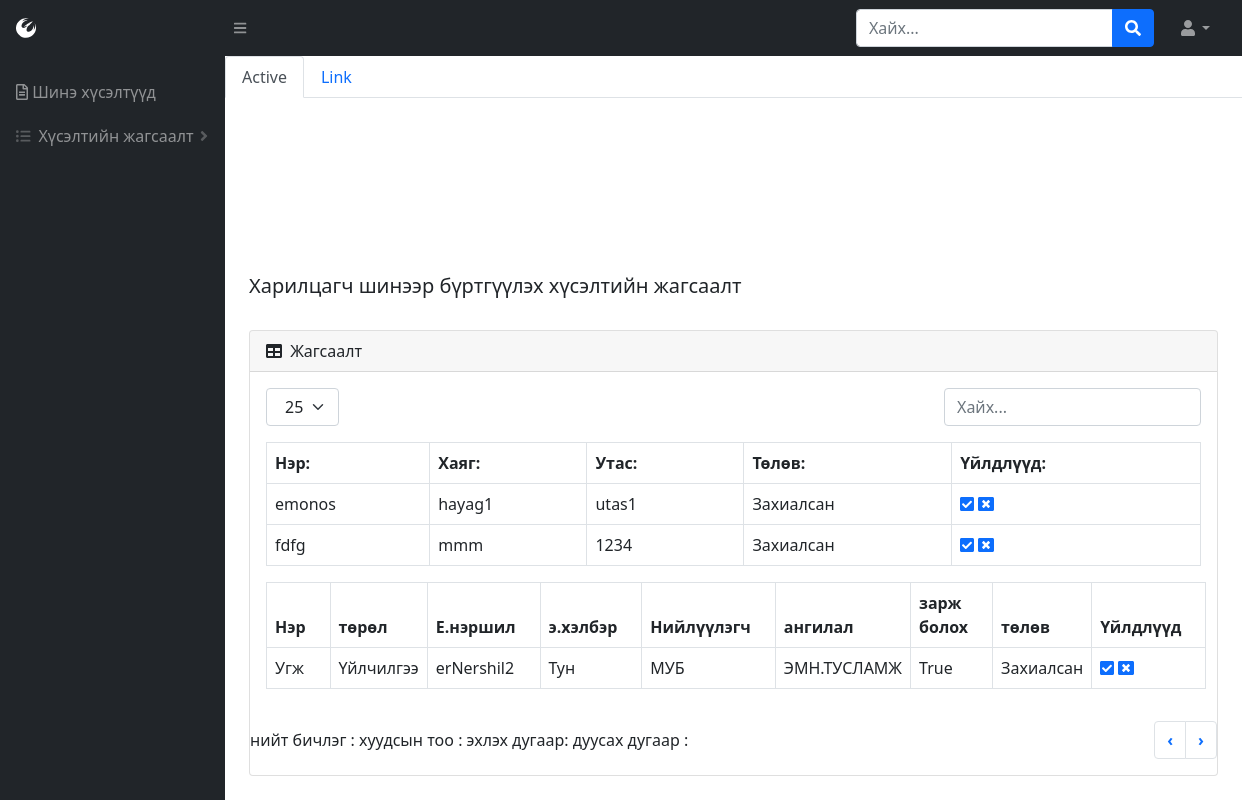
The app's page /reqCom-list (signed in), older data.
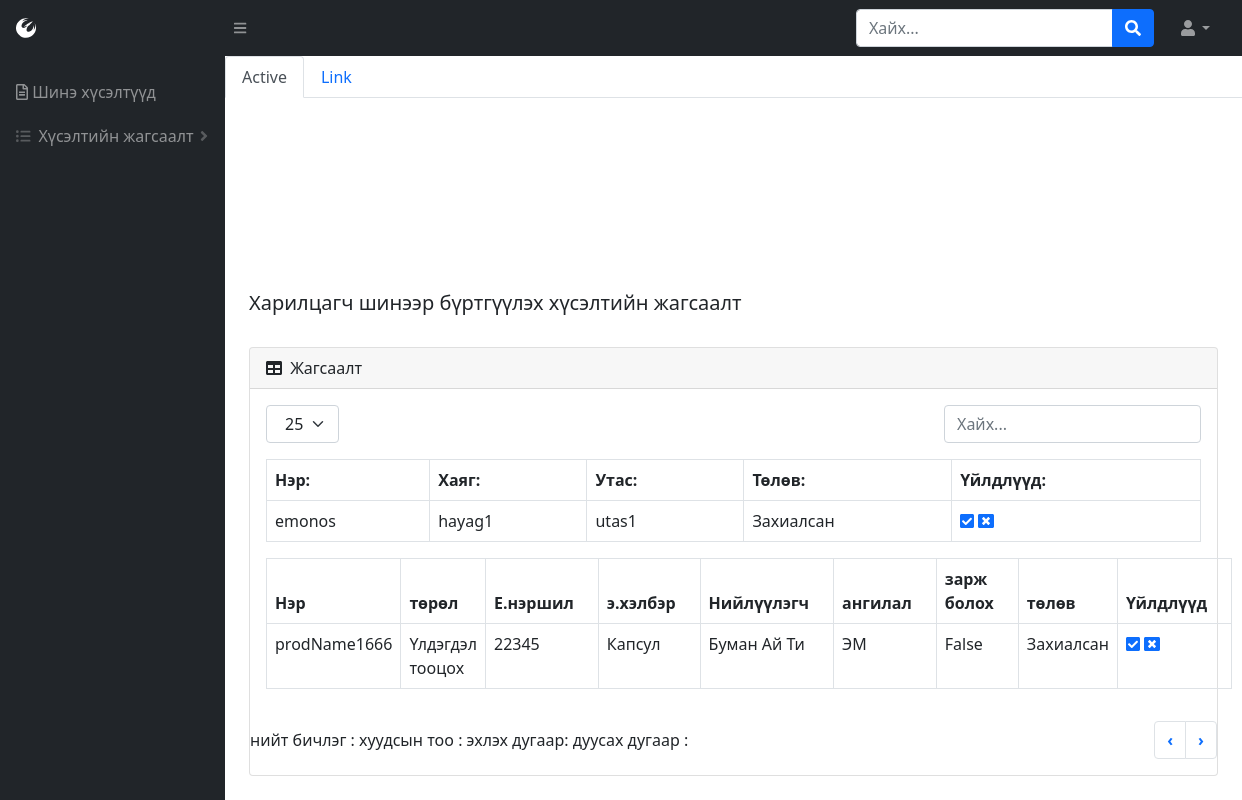
The same page, newer data.
### BMweb/models.py (models this page shows, shortened)
class Company(models.Model):
    comName = models.CharField(max_length=300, verbose_name=_("Компаний нэр"))
    hayag = models.CharField(max_length=1000, verbose_name=_("Компаний хаяг"))
    phone = models.CharField(max_length=30, verbose_name=_("Компаний утас"))
    thumbimage = models.ImageField(
        upload_to="media/productthumb/", blank = True, null=True,  verbose_name=_("Зураг")
    )
    comState = models.ForeignKey(State, on_delete=CASCADE, verbose_name=_("Төлөв"))
    class Meta:
        verbose_name = _("Компани")
        verbose_name_plural = _("Компани")

class State(models.Model):
    stateName = models.CharField(max_length=300, verbose_name=_("Төлөвийн нэр"))
    class Meta:
        verbose_name = _("Барааны төлөв")
        verbose_name_plural = _("Барааны төлөв")
    def __str__(self):
        return self.stateName

class Product(models.Model):
    prodName = models.CharField(max_length=300, verbose_name=_("Барааны нэр"))
    prodName_en = models.CharField(max_length=300, verbose_name=_("Барааны нэр англи"))
    brand = models.ForeignKey(ProdBrand, related_name='brands',on_delete=models.CASCADE, verbose_name=_("Брэнд нэр"))
    zCode = models.CharField(max_length=300, null=True, blank=True, verbose_name=_("Зураасан код"))
    prodType = models.ForeignKey(ProdType, related_name='products',on_delete=models.CASCADE, verbose_name=_("Төрлийн нэр"))
    zzCode = models.IntegerField(null=True, blank=True, verbose_name=_("Нэмэлт зураасан код"))
    price = models.DecimalField(max_digits=16, decimal_places=2, verbose_name=_("Үнэ"))
    hemNegj = models.ForeignKey(HemNegj, related_name='hemNegj', on_delete=models.CASCADE,verbose_name=_("Хэмжих нэгж"))
    hudNegj = models.ForeignKey(HemNegj, related_name='hudNegj', on_delete=models.CASCADE, verbose_name=_("Худалдан авалтын нэгж"))
    company = models.ManyToManyField(Company,related_name='products',verbose_name=_("Компани"))
    erNershil = models.CharField(max_length=300, verbose_name=_("Ерөнхий нэршил"))
    emHelber = models.ForeignKey(EmHelber, on_delete=models.CASCADE,verbose_name=_("Эмийн хэлбэр"))
    paiz = models.ForeignKey(Paiz, on_delete=models.CASCADE,verbose_name=_("Пайз"))
    uildwerlegch = models.ForeignKey(Manufacturer, on_delete=models.CASCADE, verbose_name=_("Үйлдвэрлэгч"))
    uNiiluulegch = models.ForeignKey(Niiluulegch, on_delete=models.CASCADE, verbose_name=_("Үндсэн нийлүүлэгч"))
    category = models.ForeignKey(Category,related_name='categories', on_delete=models.CASCADE, verbose_name=_("Ангилал"))
    borBoloh = models.BooleanField(verbose_name=_("Борлуулж болох эсэх"),default=False)
    hudAwch = models.BooleanField(verbose_name=_("Худалдан авч болох эсэх"),default=False)
    zarBoloh = models.BooleanField(verbose_name=_("Зарлагдаж болох эсэх"),default=False)
    pos = models.BooleanField(verbose_name=_("Посоор зарж болох эсэх"),default=False)
    posCat = models.ForeignKey(PosCategory,related_name='categories', on_delete=models.CASCADE, verbose_name=_("Посын ангилал"))
    thumbimage = models.ImageField(
        upload_to="media/productthumb/", blank = True, null=True,  verbose_name=_("Зураг")
    )
    state = models.ForeignKey(State,related_name='products', on_delete=models.CASCADE, verbose_name=_("Төлөв"))
    class Meta:
        verbose_name = _("Бараа")
        verbose_name_plural = _("Бараа")

class ProdType(models.Model):
    typeName = models.CharField(max_length=300, verbose_name=_("Төрлийн нэр"))
    class Meta:
        verbose_name = _("Барааны төрөл")
        verbose_name_plural = _("Барааны төрөл")
    def __str__(self):
        return self.typeName

class EmHelber(models.Model):
    emHelberName = models.CharField(max_length=300,verbose_name=_("Эмийн хэлбэрийн нэр"))
    class Meta:
        verbose_name = _("Эмийн хэлбэр")
        verbose_name_plural = _("Эмийн хэлбэр")
    def __str__(self):
        return self.emHelberName

class Niiluulegch(models.Model):
    niiName = models.CharField(max_length=300,verbose_name=_("Нийлүүлэгчийн нэр"))
    class Meta:
        verbose_name = ("Нийлүүлэгч")
        verbose_name_plural = ("Нийлүүлэгч")
    def __str__(self):
        return self.niiName

class Category(models.Model):
    catName = models.CharField(max_length=300, verbose_name=_("Ангилалын нэр"))
    parent = models.IntegerField(null=True, blank=True, verbose_name=_("Эцэг ангилал"))
    class Meta:
        verbose_name = _("Ангилал")
        verbose_name_plural = _("Ангилал")
    def __str__(self):
        return self.catName

### BMweb/views.py (the view)
# urls.py: path('reqCom-list', views.reqComList),
def reqComList(request):
    if 'user_id' in request.session:
        c = Company.objects.all()
        p = Product.objects.all()
        h = Hereglegch.objects.get(pk=request.session['user_id'])
        return render(request,'requestList.html', {'user': h, 'companyList': c, 'productList': p})
    else:
        return redirect('/login')

### BMweb/models.py (called while the page is built)
    def __str__(self):
        return self.manName

    def __str__(self):
        return self.paizName

    def __str__(self):
        return self.hemNegjName

### BMweb/templates/requestList.html (shortened to what this page needs)
{% load static %}
<!DOCTYPE html>
<html lang="en">
    <head>
        <link href="https://cdn.jsdelivr.net/npm/simple-datatables@latest/dist/style.css" rel="stylesheet" />
        <link href="css/styles.css" rel="stylesheet" />
        <link href="{% static 'css/styles.css' %}" rel="stylesheet"/>
    </head>
    <body class="sb-nav-fixed">
        {% include "topNav.html" %}
        <div id="layoutSidenav">
            {% include "leftNav.html" %}
            <div id="layoutSidenav_content">
                <ul class="nav nav-tabs">
                    <li class="nav-item">
                    <a class="nav-link active" aria-current="page" href="/product-list">Active</a>
                    </li>
                    <li class="nav-item">
                    <a class="nav-link" href="/company-list">Link</a>
                    </li>
                </ul>
                {% include "comReqList.html" %}
            </div>
        </div>
    </body>
</html>

### BMweb/templates/comReqList.html (shortened to what the changed rows need)
<main>
    <div class="container-fluid px-4">
        <div class="card mb-4">
            <div class="card-body">
                <table id="datatablesSimple" class="dataTable-table">
                  <thead>
                      <tr>
                          <th data-sortable="" class="asc">
                              <a href="#" class="dataTable-sorter">Нэр:</a>
                          </th>
                          <th data-sortable="" class="asc">
                              <a href="#" class="dataTable-sorter">Хаяг:</a>
                          </th>
                          <th data-sortable="" class="asc">
                              <a href="#" class="dataTable-sorter">Утас:</a>
                          </th>
                          <th data-sortable="" class="asc">
                              <a href="#" class="dataTable-sorter">Төлөв:</a>
                          </th>
                          <th data-sortable="" class="asc">
                            <a href="#" class="dataTable-sorter">Үйлдлүүд:</a>
                        </th>
                      </tr>
                  </thead>
                    {% for h in companyList %}
                        {% if  h.comState_id == 1 %}
                            <tr>
                                <td>{{ h.comName }}</td>
                                <td>{{ h.hayag }}</td>
                                <td>{{ h.phone }}</td>
                                <td>{{ h.comState }}</td>
                                <td>
                                    <a href="/change-stateCom/{{h.id}}/3"><i class="fas fa-check-square"></i></a>
                                    <a href="/change-stateCom/{{h.id}}/2"><i class="fas fa-window-close"></i></a>
                                </td>
                            </tr>
                        {% endif %}
                    {% endfor %}
                </table>
                <table id="datatablesSimple" class="dataTable-table">
                    <thead>
                        <tr>
                            <th data-sortable="" class="asc">
                                <a href="#" class="dataTable-sorter">Нэр</a>
                            </th>
                            <th data-sortable="" class="asc">
                                <a href="#" class="dataTable-sorter">төрөл</a>
                            </th>
                            <th data-sortable="" class="asc">
                                <a href="#" class="dataTable-sorter">Е.нэршил</a>
                            </th>
                            <th data-sortable="" class="asc">
                                <a href="#" class="dataTable-sorter">э.хэлбэр</a>
                            </th>
                            <th data-sortable="" class="asc">
                                <a href="#" class="dataTable-sorter">Нийлүүлэгч</a>
                            </th>
                            <th data-sortable="" class="asc">
                                <a href="#" class="dataTable-sorter">ангилал</a>
                            </th>
                            <th data-sortable="" class="asc">
                                <a href="#" class="dataTable-sorter">зарж болох</a>
                            </th>
                            <th data-sortable="" class="asc">
                                <a href="#" class="dataTable-sorter">төлөв</a>
                            </th>
                            <th data-sortable="" class="asc">
                                <a href="#" class="dataTable-sorter">Үйлдлүүд</a>
                            </th>
                        </tr>
                    </thead>
                    {% for h in productList %}
                        {% if  h.state_id == 1 %}
                            <tr>
                                <td>{{ h.prodName }}</td>
                                <td>{{ h.prodType }}</td>
                                <td>{{ h.erNershil }}</td>
                                <td>{{ h.emHelber }}</td>
                                <td>{{ h.uNiiluulegch }}</td>
                                <td>{{ h.category }}</td>
                                <td>{{ h.zarBoloh }}</td>
                                <td>{{ h.state }}</td>
                                <td>
                                <a href="/change-stateProd/{{h.id}}/3"><i class="fas fa-check-square"></i></a>
                                <a href="/change-stateProd/{{h.id}}/2"><i class="fas fa-window-close"></i></a>
                                </td>
                            </tr>
                        {% endif %}
                {% endfor %}
                </table>
            </div>
        </div>
    </div>
</main>

Row changes from the older to the newer data that the page shows:
no longer on this page (row edited): Company: comName "fdfg", hayag "mmm", phone "1234", comState "Захиалсан"
no longer on this page (row edited): Product: prodName "Угж", prodType "Үйлчилгээ", erNershil "erNershil2", emHelber "Тун", uNiiluulegch "МУБ", category "ЭМН.ТУСЛАМЖ", zarBoloh "True", state "Захиалсан"
added Product: prodName "prodName1666", prodType "Үлдэгдэл тооцох", erNershil "22345", emHelber "Капсул", uNiiluulegch "Буман Ай Ти", category "ЭМ", zarBoloh "False", state "Захиалсан"
